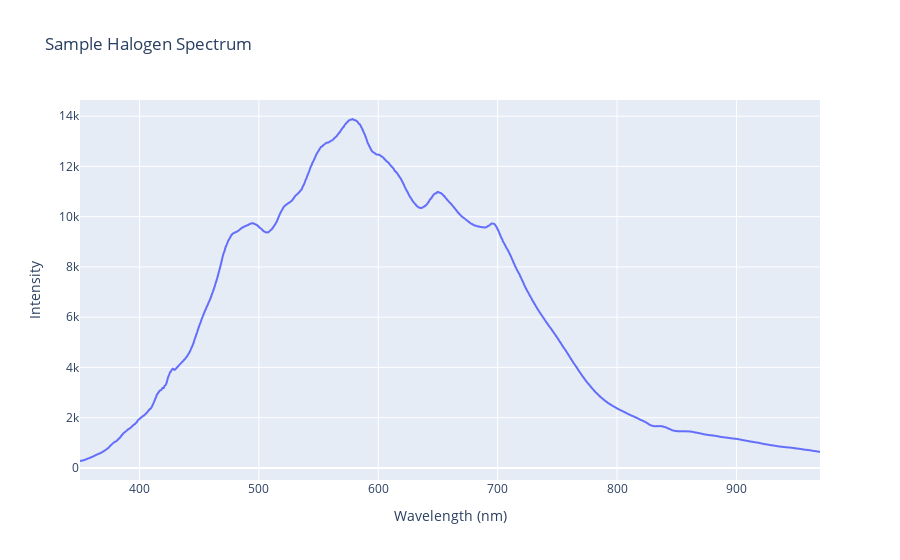

The code cell stored with this chart in its notebook:
### Markdown cell above
## The dummy data

### Code cell
import pandas as pd
import plotly.express as px
import numpy as np
import scipy.constants as cn

df = pd.read_csv("data1.txt", sep = " ", encoding = 'UTF-8')

# Remove erroneous 'unnamed: 3' column 
df = df.loc[:, ~df.columns.str.contains('^Unnamed')]

fig = px.line(df, x="Wavelength", y="Signal", title='Sample Halogen Spectrum', labels = {
    "Wavelength": "Wavelength (nm)",
    "Signal":"Intensity"})
fig.show()

### Figure 1 — Plotly figure (JSON) as saved in the notebook; plotly's stock layout.template omitted (floating-point values rounded to 4 significant figures; data arrays with more than 128 entries replaced by an {"elided": "..."} marker saying what was removed)
{"data": [{"hovertemplate": "Wavelength (nm)=%{x}<br>Intensity=%{y}<extra></extra>", "legendgroup": "", "line": {"color": "#636efa", "dash": "solid"}, "mode": "lines", "name": "", "showlegend": false, "type": "scattergl", "x": {"elided": "1098 float values"}, "xaxis": "x", "y": {"elided": "1098 float values"}, "yaxis": "y"}], "layout": {"autosize": true, "legend": {"tracegroupgap": 0}, "title": {"text": "Sample Halogen Spectrum"}, "xaxis": {"anchor": "y", "autorange": true, "domain": [0, 1], "range": [350.2, 970], "title": {"text": "Wavelength (nm)"}, "type": "linear"}, "yaxis": {"anchor": "x", "autorange": true, "domain": [0, 1], "range": [-482.0, 14644], "title": {"text": "Intensity"}, "type": "linear"}}}
